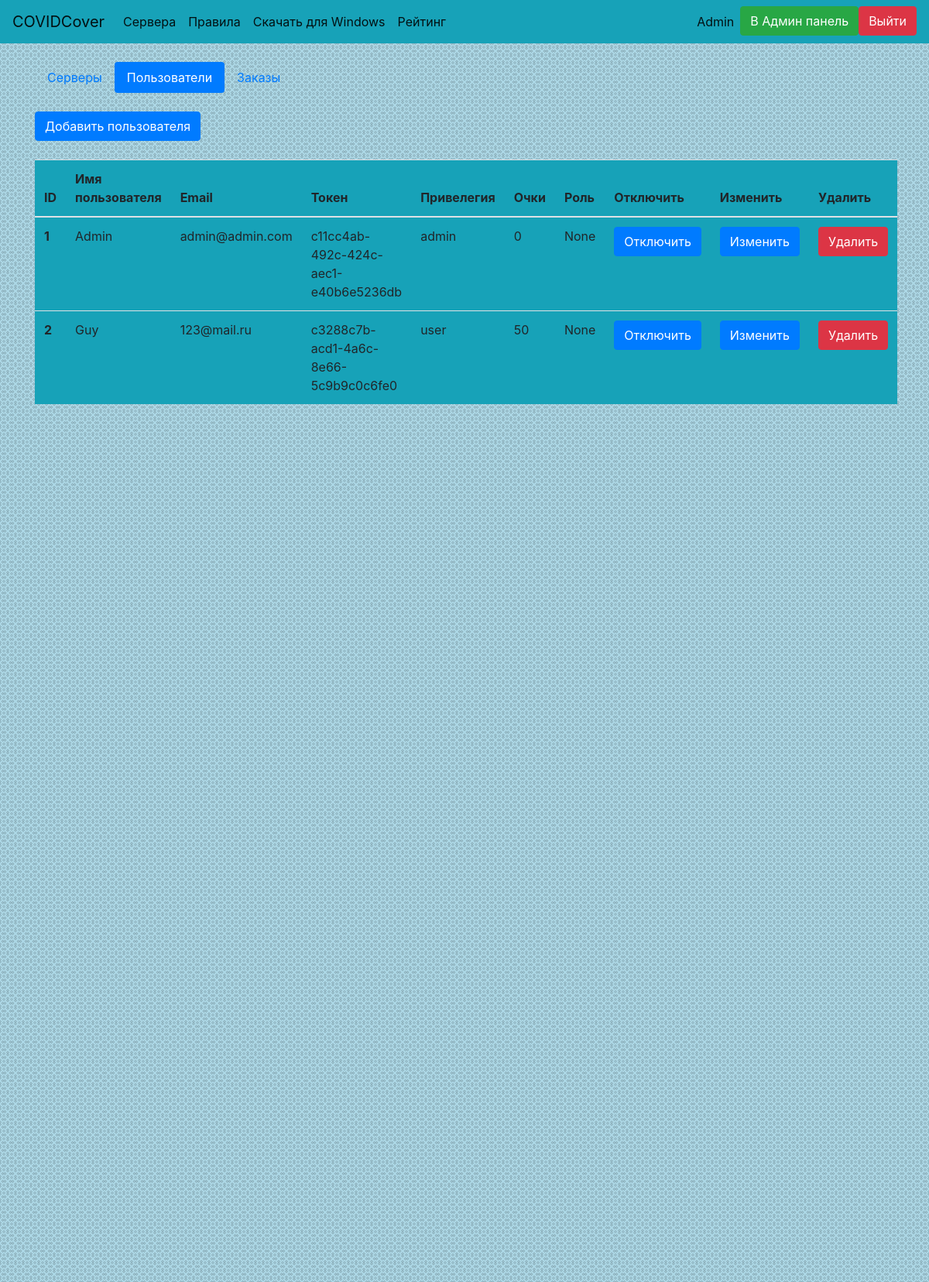
/admin/users (signed in), run on an earlier commit of the app's database.
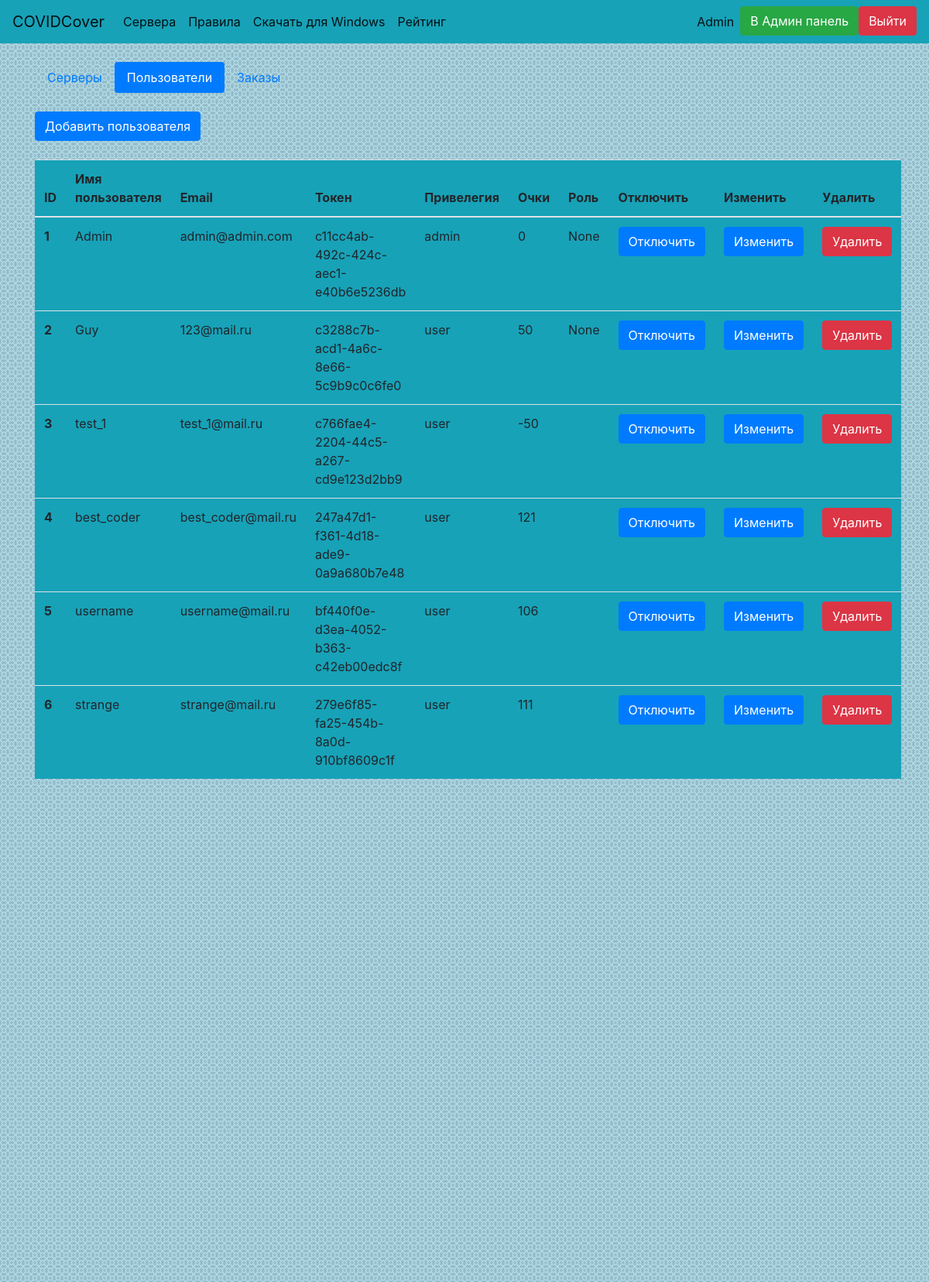
And on a later commit of the database.
### website/data/user.py (models this page shows, shortened)
class User(SqlAlchemyBase, UserMixin, SerializerMixin):
    __tablename__ = 'users'
    id = Column(Integer, primary_key=True, autoincrement=True, unique=True)
    email = Column(String, unique=True)
    username = Column(String, unique=True)
    hashed_password = Column(String, unique=False)
    token = Column(String, default=lambda: str(uuid4()), unique=True)
    privilege = Column(Integer, ForeignKey('privileges.id'), default=2, unique=False)
    order = relation('Order', back_populates='user')
    privilege_obj = relation('Privilege')
    score = Column(Integer, default=0, unique=False)
    role = Column(String, unique=False, default='', nullable=True)

### website/data/privilege.py (models this page shows)
class Privilege(SqlAlchemyBase, SerializerMixin):
    __tablename__ = 'privileges'
    id = Column(Integer, primary_key=True, autoincrement=True, unique=True)
    name = Column(String, unique=True)
    playable = Column(Boolean, default=1, unique=False)
    admin = Column(Boolean, default=0, unique=False)
    user = relation('User', back_populates='privilege_obj')

### website/admin_panel.py (the view)
@bp.route('/admin/users')
def admin_users():
    if not current_user.is_authenticated or not current_user.privilege_obj.admin:
        abort(404)
    session = create_session()
    users = session.query(User).all()
    return render_template('ad_users.html', title='Пользователи', users=users)

### website/data/db_session.py (called while the page is built)
def create_session():
    global __factory
    return __factory()

### website/main.py (called while the page is built)
@login_manager.user_loader
def load_user(user_id):
    session = create_session()
    return session.query(User).get(user_id)

### website/templates/ad_users.html
{% extends 'base.html'%}
{% block body %}
<ul class="nav nav-pills">
  <li class="nav-item">
    <a class="nav-link" href="/admin">Серверы</a>
  </li>
  <li class="nav-item">
    <a class="nav-link active" href="/admin/users">Пользователи</a>
  </li>
  <li class="nav-item">
    <a class="nav-link" href="/admin/orders">Заказы</a>
  </li>
</ul>
<br><a href="/admin/users/add" class="btn btn-primary">Добавить пользователя</a><br><br>
<div>
    <table class="table bg-info">
        <thead>
            <tr>
                <th scope="col">ID</th>
                <th scope="col">Имя пользователя</th>
                <th scope="col">Email</th>
                <th scope="col">Токен</th>
                <th scope="col">Привелегия</th>
                <th scope="col">Очки</th>
                <th scope="col">Роль</th>
                <th scope="col">Отключить</th>
                <th scope="col">Изменить</th>
                <th scope="col">Удалить</th>
            </tr>
        </thead>
    <tbody>
        {% for user in users %}
        <tr>
            <th scope="row">{{ user.id }}</th>
            <td>{{ user.username }}</td>
            <td>{{ user.email }}</td>
            <td>{{ user.token }}</td>
            <td>{{ user.privilege_obj.name }}</td>
            <td>{{ user.score }}</td>
            <td>{{ user.role }}</td>
            <td>
                <a class="btn btn-primary" href="/admin/users/disconnect?user={{ user.token }}">Отключить</a>
            </td>
            <td>
                <a class="btn btn-primary" href="/admin/users/edit?user={{ user.token }}">Изменить</a>
            </td>
            <td>
                <a class="btn btn-danger" href="/admin/users/delete?user={{ user.token }}">Удалить</a>
            </td>
        </tr>
        {% endfor %}
    </tbody>
    </table>
</div>
{% endblock %}

### website/templates/base.html (shortened to what this page needs)
<!DOCTYPE html>
<html lang="ru">
<head>
    <link rel="stylesheet" href="https://stackpath.bootstrapcdn.com/bootstrap/4.4.1/css/bootstrap.min.css">
    <link rel="stylesheet" href="/static/css/styles.css">
</head>
<body>
    <header>
<nav class="navbar navbar-expand-lg navbar-light bg-info">
  <a class="navbar-brand" href="/">COVIDCover</a>
  <div class="collapse navbar-collapse" id="navbarSupportedContent">
    <ul class="navbar-nav mr-auto">
            {% if current_user.is_authenticated %}
      <li class="nav-item active">
        <a class="nav-link" href="/monitor_servers">Сервера</a>
      </li>
        {% endif %}
<li class="nav-item active">
        <a class="nav-link" href="/rules" role="button">Правила</a>
      </li>
        <li class="nav-item active">
        <a class="nav-link" href="/static/installer.exe" role="button">Скачать для Windows</a>
      </li>
            {% if current_user.is_authenticated %}
        <li class="nav-item active">
        <a class="nav-link" href="/get_leaderboard" role="button">Рейтинг</a>
      </li>
        {% endif %}
    </ul>
    <ul class="navbar-nav">
    {% if current_user.is_authenticated %}
      <li class="nav-item active">
          <a class="nav-link disabled" href="/logout">{{ current_user.username }}</a>
      </li>
        {% if current_user.privilege == 1 %}
        <li class="nav-item active">
            <a class="btn btn-success" href="/admin">В Админ панель</a>
        </li>
        {% endif %}
        <li class="nav-item active">
          <a class="btn btn-danger" href="/logout">Выйти</a>
      </li>
          {% else %}
        <li class="nav-item">
            <a class="btn btn-primary " href="/register">Зарегистрироваться</a>
            <a class="btn btn-success" href="/login">Войти</a>
        </li>
    {% endif %}
    </ul>
  </div>
</nav>
    </header>
    <div class="bg">
    <main role="main" class="container">
        <br>
        {% block body %}{% endblock %}
    </main>
    </div>
</body>
</html>

### website/static/css/styles.css (style rules this page uses)
body, html { height: 100%; }
.bg { background-image: url("/static/img/fon.png"); height: 200%; background-position: center; background-repeat: repeat; }

What changed in the data, as far as the page shows it:
added User: id "3", username "test_1", email "test_1@mail.ru", token "c766fae4-2204-44c5-a267-cd9e123d2bb9", privilege_obj.name "user", score "-50"
added User: id "4", username "best_coder", email "best_coder@mail.ru", token "247a47d1-f361-4d18-ade9-0a9a680b7e48", privilege_obj.name "user", score "121"
added User: id "5", username "username", email "username@mail.ru", token "bf440f0e-d3ea-4052-b363-c42eb00edc8f", privilege_obj.name "user", score "106"
added User: id "6", username "strange", email "strange@mail.ru", token "279e6f85-fa25-454b-8a0d-910bf8609c1f", privilege_obj.name "user", score "111"
